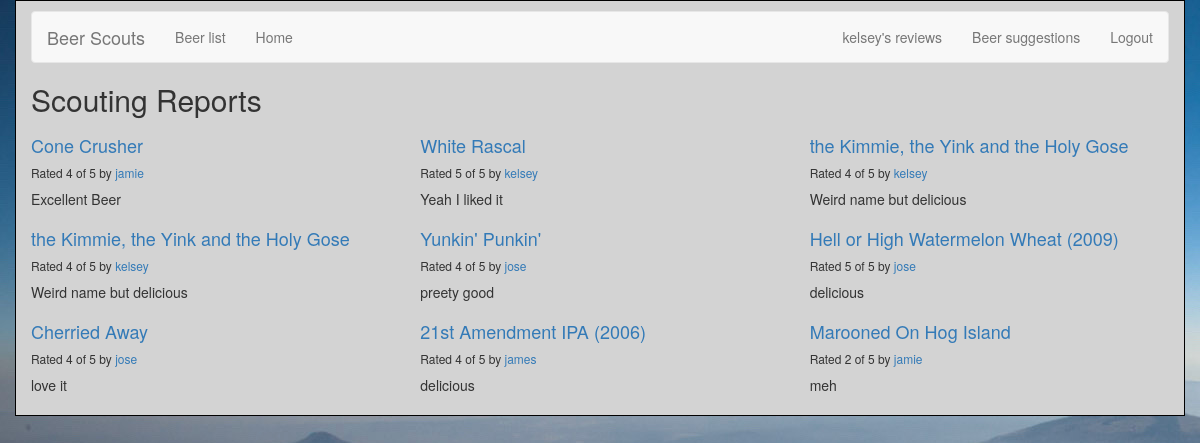
The app's page /reviews/ (signed in) with its own data.
### reviews/models.py (models this page shows, shortened)
class Review(models.Model):
    RATING_CHOICES = (
        (1, '1'),
        (2, '2'),
        (3, '3'),
        (4, '4'),
        (5, '5'),
    )
    beer = models.ForeignKey(Beer, on_delete=models.CASCADE,)
    pub_date = models.DateTimeField('date published')
    user_name = models.CharField(max_length=100)
    comment = models.CharField(max_length=200)
    rating = models.IntegerField(choices=RATING_CHOICES)

class Beer(models.Model):
    name = models.CharField(max_length=200)
    abv = models.CharField(max_length=200)
    ibu = models.CharField(max_length=200)
    style = models.CharField(max_length=200)
    ounces = models.CharField(max_length=200)

### reviews/views.py (the view)
def review_list(request):
    latest_review_list = Review.objects.order_by('-pub_date')[:9]
    context = {'latest_review_list':latest_review_list}
    return render(request, 'reviews/review_list.html', context)

### reviews/templates/reviews/review_list.html
{% extends 'base.html' %}
  {% block title %}
  <h2>Scouting Reports</h2>
  {% endblock %}
  {% block content %}
  {% if latest_review_list %}
  <div class="row">
      {% for review in latest_review_list %}
      <div class="col-xs-6 col-lg-4">
          <h4><a href="{% url 'reviews:review_detail' review.id %}">
          {{ review.beer.name }}
          </a></h4>
          <h6>Rated {{ review.rating }} of 5 by <a href="{% url 'reviews:user_review_list' review.user_name %}" >{{ review.user_name }}</a></h6>
          <p>{{ review.comment }}</p>
      </div>
      {% endfor %}
  </div>
  {% else %}
  <p>No reviews are available.</p>
  {% endif %}
  {% endblock %}

### templates/base.html (shortened to what this page needs)
{% load bootstrap3 %}
{%load static%}
<link rel="stylesheet" href="{% static 'reviews/style.css'%}" type="text/css">
{% bootstrap_css %}
{% block bootstrap3_content %}
<div class="container">
    <nav class="navbar navbar-default">
        <div class="navbar-header">
            <a class="navbar-brand" href="{% url 'reviews:review_list' %}">Beer Scouts</a>
        </div>
        <div id="navbar" class="navbar-collapse collapse">
            <ul class="nav navbar-nav">
                <li><a href="{% url 'reviews:beer_list' %}">Beer list</a></li>
                <li><a href="{% url 'reviews:review_list' %}">Home</a></li>
            </ul>
            <ul class="nav navbar-nav navbar-right">
            {% if user.is_authenticated %}
                <li><a href="{% url 'reviews:user_review_list' user.username %}">{{ user.username }}'s reviews</a></li>
                <li><a href="{% url 'reviews:user_recommendation_list' %}">Beer suggestions</a></li>
                <li><a href="{% url 'auth:logout' %}">Logout</a></li>
                {% else %}
                <li><a href="{% url 'auth:login' %}">Login</a></li>
                <li><a href="/accounts/register">Register</a></li>
                {% endif %}
            </ul>
        </div>
    </nav>
    <h1>{% block title %}(no title){% endblock %}</h1>
    {% block content %}(no content){% endblock %}
</div>
{% endblock %}

### reviews/static/reviews/style.css (style rules this page uses)
.container { margin: auto; width: 80%; border: 1px solid black; padding: 10px; background-color: lightgray; box-shadow: gray; }
a { color: black; }
h1 { font-style: oblique; align-items: center; }
h4 { color: black; }

### records on screen
Review: beer.name "Cone Crusher", rating "4", user_name "jamie", comment "Excellent Beer"
Review: beer.name "White Rascal", rating "5", user_name "kelsey", comment "Yeah I liked it"
Review: beer.name "the Kimmie, the Yink and the Holy Gose", rating "4", user_name "kelsey", comment "Weird name but delicious"
Review: beer.name "the Kimmie, the Yink and the Holy Gose", rating "4", user_name "kelsey", comment "Weird name but delicious"
Review: beer.name "Yunkin' Punkin'", rating "4", user_name "jose", comment "preety good"
Review: beer.name "Hell or High Watermelon Wheat (2009)", rating "5", user_name "jose", comment "delicious"
Review: beer.name "Cherried Away", rating "4", user_name "jose", comment "love it"
Review: beer.name "21st Amendment IPA (2006)", rating "4", user_name "james", comment "delicious"
Review: beer.name "Marooned On Hog Island", rating "2", user_name "jamie", comment "meh"

### other values on screen
{{ user.username }} "kelsey"
